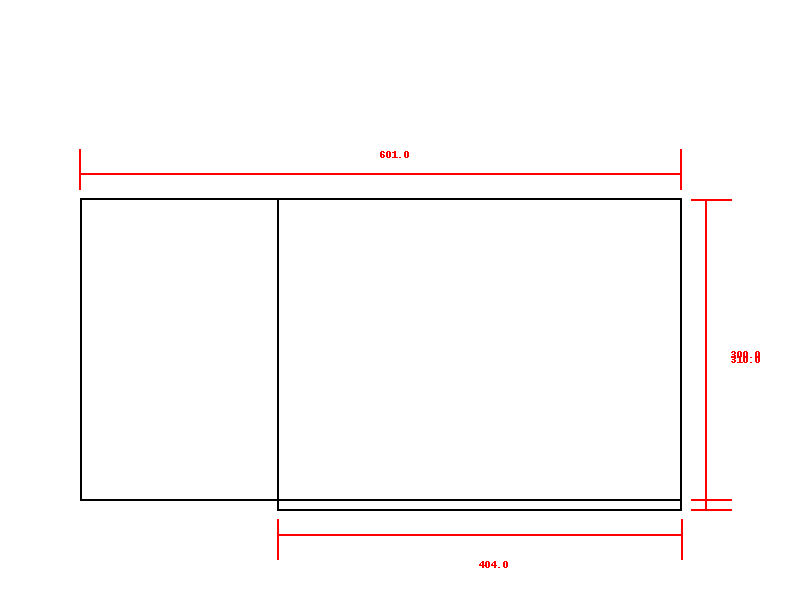
#> input picture machine vision/technical_drawing_sample0.png, 800 x 600 px
$ python -i math_func.py   (imports and definitions only)
#> lines starting #> are read from the running program, lines starting #| are printed output that depends on the picture; after the words box and inside, x2 and y2 are one past the last pixel; in counts of white or black regions, pixels touching at a corner belong together
#> further down, picture is the input picture: shape (600, 800, 3); mean B, G, R 250.4, 250.4, 252.3
import numpy as np
PI = np.pi
import cv2 as cv
from typing import Union, Optional, Tuple
import math

# Point functions
def distance_between_points(p1: tuple[int, int], p2: tuple[int, int]) -> float:
    """returns distance between two points"""
    return ((p1[0] - p2[0])**2 + (p1[1] - p2[1])**2)**0.5

def move_point(p: tuple[int, int], angle: float, distance: float) -> tuple[int, int]:
    """moves point p by distance in angle"""
    return (p[0] + distance * np.cos(angle), p[1] + distance * np.sin(angle))

# [8 lines left out: function rotate_point, not called in this run]

def vectorized_distance_between_points(p1: tuple[int, int], p2: tuple[int, int]) -> tuple[float, float]:
    return (p1[0] - p2[0], p1[1] - p2[1])

def get_midpoint(p1: tuple[int, int], p2: tuple[int, int]) -> tuple[int, int]:
    return ((p1[0] + p2[0]) // 2, (p1[1] + p2[1]) // 2)

# [5 lines left out: function get_normal, not called in this run]

# Line functions
class Line:
    """Line class"""
    def __init__(self,
                 start_or_line: Union['Line', Tuple[int, int]],
                 end: Optional[Tuple[int, int]] = None,
                 line_type: Optional[str] = None,
                 normal: Optional[float] = None):
        """create a line by pasing starting values or another line"""
        if isinstance(start_or_line, Line):
            # If a Line object is passed, copy its attributes
            self.start = start_or_line.start
            self.end = start_or_line.end
            self.midpoint = start_or_line.midpoint
            self.n_dist = start_or_line.n_dist
            self.line_type = start_or_line.line_type
            self.normal = start_or_line.normal
            self.len = start_or_line.len
        else:
            # If tuples for start and end points are passed
            self.start = start_or_line
            self.end = end
            self.midpoint = ((self.start[0] + self.end[0]) // 2, (self.start[1] + self.end[1]) // 2)
            self.n_dist = (self.end[0] - self.start[0], self.end[1] - self.start[1])
            self.line_type = line_type  # 'drawing' or 'measurement'
            self.len = distance_between_points(self.start, self.end)

            if normal is not None:
                self.normal = normal
            else:
                if abs(self.end[0] - self.start[0]) != 0:
                    self.normal = abs(self.end[1] - self.start[1]) / abs(self.end[0] - self.start[0])
                else:
                    self.normal = PI

    # [31 lines left out: functions update_values, nomral_rad, slope_and_intercept, not called in this run]

    def get(self) -> tuple[tuple[int, int], tuple[int, int], tuple[int, int], str, float]:
        """returns start, end, midpoint, line_type, normal"""
        return self.start, self.end, self.midpoint, self.line_type, self.normal

    # [25 lines left out: functions lerp, to_general_form, swap_ends, extend, not called in this run]

def distance_between_lines(line1: Line, line2: Line) -> float:
    """returns distance between two lines"""
    return distance_between_points(line1.midpoint, line2.midpoint)

def distance_between_lines_vectorized(line1: Line, line2: Line) -> tuple[float, float]:
    """returns vectorized distance between two lines"""
    return vectorized_distance_between_points(line1.midpoint, line2.midpoint)

# [261 lines left out: functions distance_between_lines_vectorized_normalized, correct_angles, reduce_lines, draw_line, check_point_in_box, infinite_line_intersection and 12 more, not called in this run]

def transform_cordinate_frame(cord: tuple[float, float], frame1: tuple[int, int], frame2: tuple[int, int]) -> tuple[int, int]:
    t_m = (frame1[0] / frame2[0], frame1[1] / frame2[1])
    return int(cord[0]*t_m[0]), int(cord[1]*t_m[1])

# [23 lines left out: functions lines_to_points, get_points_presence, not called in this run]

def get_line_presence(lines: list[Line], og_img: cv.typing.MatLike | tuple[int, int], res: tuple[int, int]) -> list[bool]:
    """returns an map with resolution res with the presence of lines"""

    if isinstance(og_img, cv.typing.MatLike):
        w, h = og_img.shape[:2]
    else:
        w, h = og_img

    presence = np.zeros((int(res[0]), int(res[1]), 1), dtype=np.float64)
    line_weigth = 256/lines.__len__()
    for line in lines:
        x1, y1 = transform_cordinate_frame(line.start, res, (w, h))
        x2, y2 = transform_cordinate_frame(line.end, res, (w, h))
        cv.line(presence, (x1, y1), (x2, y2), (line_weigth), 2)

    presence = cv.normalize(presence, None, 0, 255, cv.NORM_MINMAX, cv.CV_8U)
    return presence

# [30 lines left out: function scan_line_pixels, not called in this run]

def get_img_contrast(img: cv.typing.MatLike, ) -> cv.typing.MatLike:
    inv = 255 - img
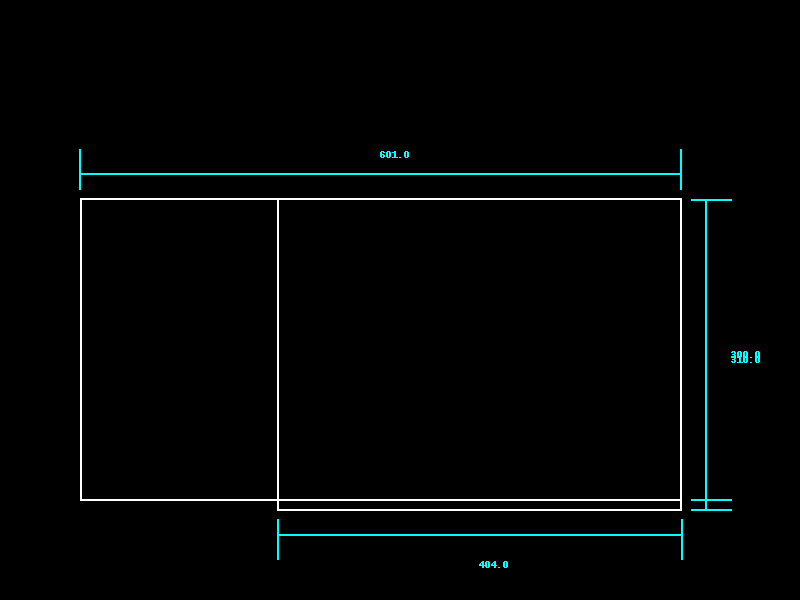
#> inv: shape (600, 800, 3); mean B, G, R 4.6, 4.6, 2.7
    blured = cv.GaussianBlur(inv, (9, 9), 1)
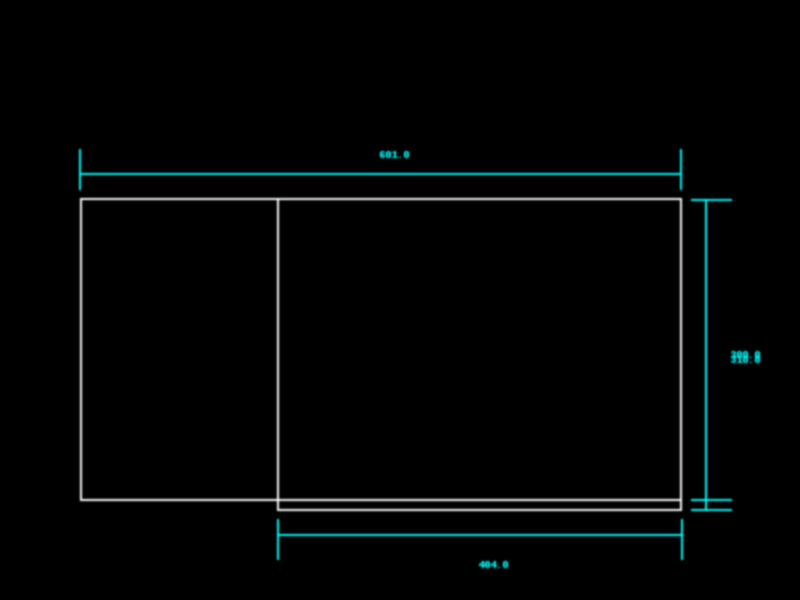
#> blured: shape (600, 800, 3); mean B, G, R 4.6, 4.6, 2.7
    inv_blured = 255 - blured
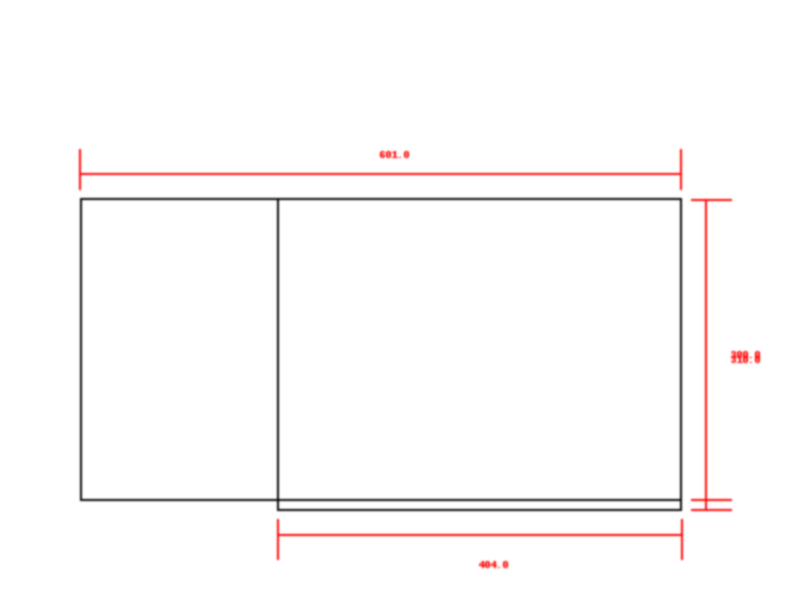
#> inv_blured: shape (600, 800, 3); mean B, G, R 250.4, 250.4, 252.3
    img = cv.divide(img, inv_blured, scale=256)
    mask = cv.inRange(img, 0, int(np.max(img)*0.975))
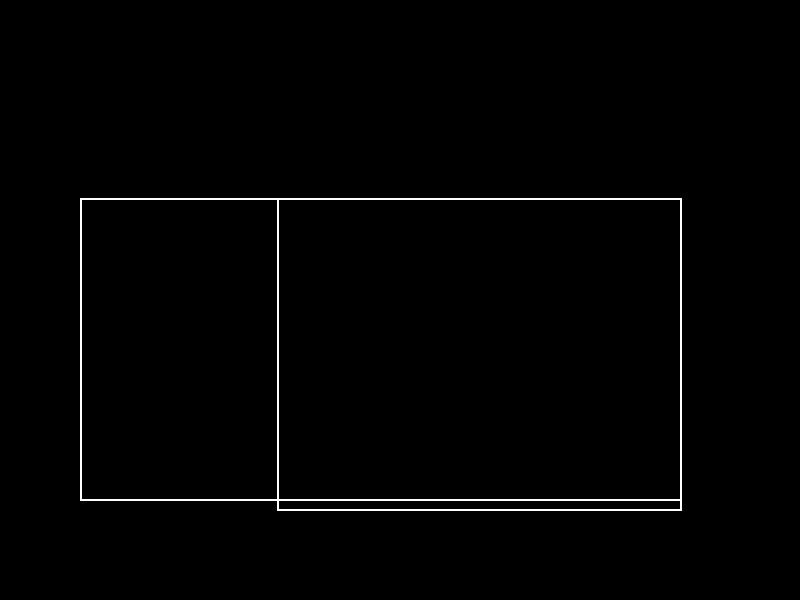
#> mask: shape (600, 800); 1.1% white in thin lines or dots, all inside (x1, y1, x2, y2) = (80, 198, 682, 511)
    return mask

# image complexity
def get_img_complexity(img: cv.typing.MatLike, ) -> cv.typing.MatLike:

    mask = get_img_contrast(img)
    lines = cv.HoughLinesP(mask, .25, np.pi/360, 2, minLineLength=10, maxLineGap=10)
#> lines = 97 rows, first 6: [376, 499, 604, 500], [606, 198, 628, 199], [80, 323, 81, 298], [278, 510, 278, 198], [680, 198, 681, 295], [80, 228, 81, 244]
    lines_ = []
    if lines is not None:
        for line in lines:
            x1, y1, x2, y2 = line[0]
            lines_.append(Line((x1, y1), (x2, y2), math.atan2(y2 - y1, x2 - x1)))
#> this loop made 97 passes
#> (x1, y1, x2, y2) on passes 1, 2, 3, 4, 5, 6, 7, 8, 10, 11, 12, 13: (376, 499, 604, 500), (606, 198, 628, 199), (80, 323, 81, 298), (278, 510, 278, 198), (680, 198, 681, 295), (80, 228, 81, 244), (369, 499, 372, 510), (351, 510, 579, 509), (653, 510, 656, 499), (313, 199, 338, 198), (277, 510, 277, 198), (80, 500, 81, 312)
#> (x1, y1, x2, y2) on passes 9, 30, 32, 36, 38, 53: (466, 510, 568, 510), (519, 499, 633, 499), (390, 500, 446, 500), (279, 509, 307, 509), (388, 509, 465, 509), (326, 199, 367, 199)
#> after the loop, lines_ = 97 items
    img_complexity = get_line_presence(lines_, img, (img.shape[0]/2, img.shape[1]/2))
#> in get_line_presence, `line_weigth = 256/lines.__len__()`: line_weigth = 2.64
#> the loop in get_line_presence, `for line in lines:` made 97 passes
#> (x1, y1, x2, y2) on passes 1 to 6: (188, 249, 302, 250), (303, 99, 314, 99), (40, 161, 40, 149), (139, 255, 139, 99), (340, 99, 340, 147), (40, 114, 40, 122)
#> after the loop in get_line_presence, `for line in lines:`:
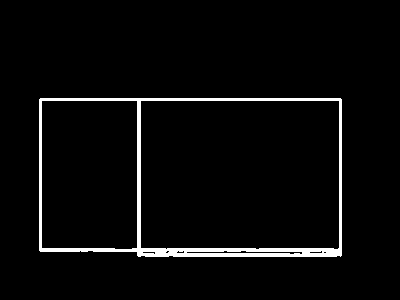
#> presence: shape (300, 400, 1) float64; values 0 (black) and 2.64 (white), 3.7% white; 1 white region, box (x1, y1, x2, y2) and area: (39, 98, 342, 257) 4399
    img_complexity = cv.GaussianBlur(img_complexity, (9, 9), 0)
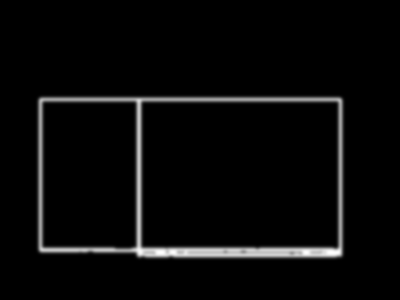
#> img_complexity: shape (300, 400); min 0, max 255, mean 9.3
    img_complexity = cv.inRange(img_complexity, int(np.max(img_complexity)*0.9), 255)
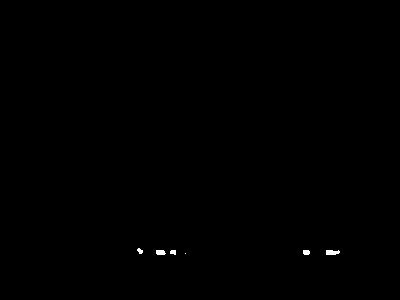
#> img_complexity: shape (300, 400); 0.15% white; 6 white regions (1 under 20 px), largest, box (x1, y1, x2, y2) and area: (326, 250, 340, 255) 59, (156, 250, 166, 255) 44, (303, 250, 310, 255) 32, (170, 250, 176, 255) 25, (137, 248, 143, 254) 24
    return img_complexity

# [134 lines left out: functions create_line_bbox, connected_components, check_lines_same, check_lines_same_list, get_grouped_lines, gen_line_points_from_equation and 3 more, not called in this run]

>>> import cv2
>>> picture = cv2.imread('technical_drawing_sample0.png')
>>> result = get_img_complexity(picture)

$ run again, on machine vision/technical_drawing_sample1.png
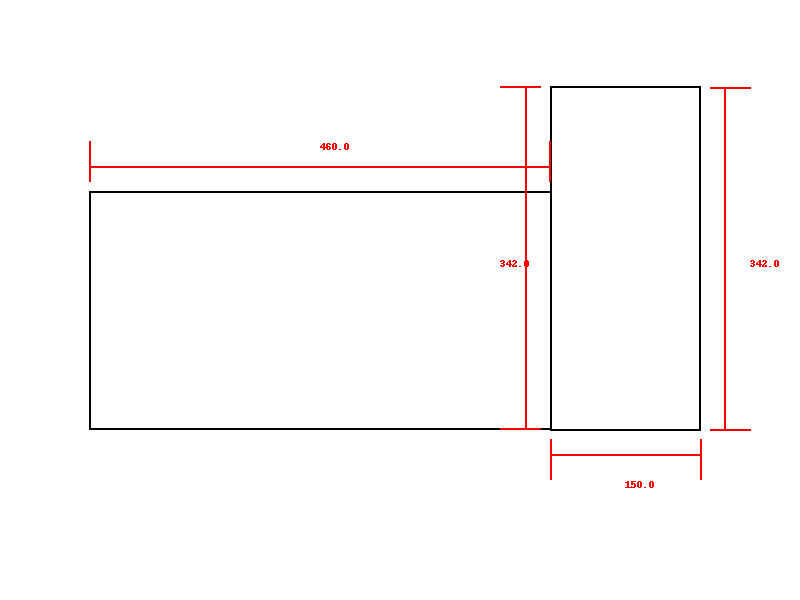
#> input picture machine vision/technical_drawing_sample1.png, 800 x 600 px
#> picture is the input picture: shape (600, 800, 3); mean B, G, R 250.9, 250.9, 252.8
#> in get_img_contrast, `mask = cv.inRange(img, 0, int(np.max(img)*0.975))`:
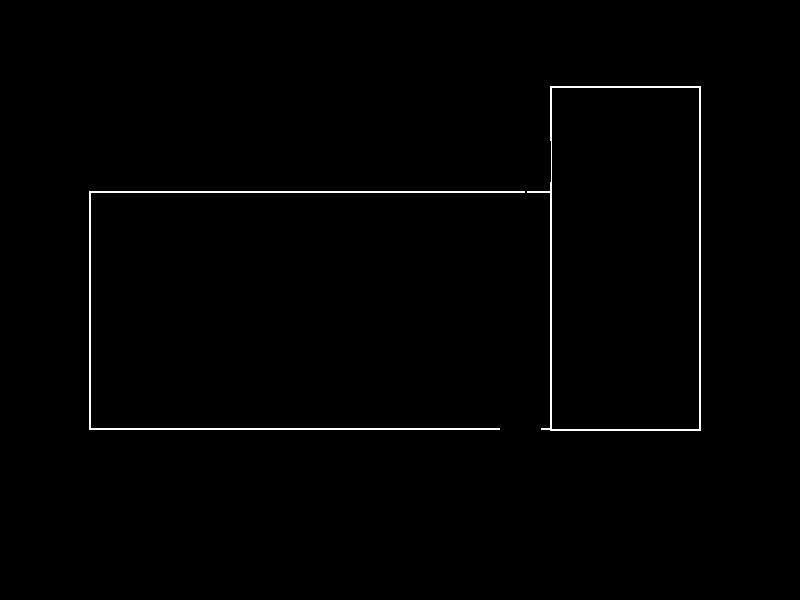
#> mask: shape (600, 800); 0.87% white in thin lines or dots, all inside (x1, y1, x2, y2) = (89, 86, 701, 431)
#> lines = 47 rows, first 6: [365, 191, 402, 192], [89, 429, 499, 429], [551, 430, 551, 86], [699, 430, 699, 86], [700, 430, 700, 86], [89, 428, 200, 428]
#> the loop in get_img_complexity, `for line in lines:` made 47 passes
#> (x1, y1, x2, y2) on passes 1, 3, 4, 5, 7, 8, 10: (365, 191, 402, 192), (551, 430, 551, 86), (699, 430, 699, 86), (700, 430, 700, 86), (454, 192, 486, 191), (550, 430, 550, 182), (91, 191, 204, 192)
#> after the loop in get_img_complexity, `for line in lines:`: lines_ = 47 items
#> line_weigth = 5.45
#> the loop in get_line_presence, `for line in lines:` made 47 passes
#> (x1, y1, x2, y2) on passes 1 to 8: (182, 95, 201, 96), (44, 214, 249, 214), (275, 215, 275, 43), (349, 215, 349, 43), (350, 215, 350, 43), (44, 214, 100, 214), (227, 96, 243, 95), (275, 215, 275, 91)
#> in get_img_complexity, `img_complexity = cv.GaussianBlur(img_complexity, (9, 9), 0)`:
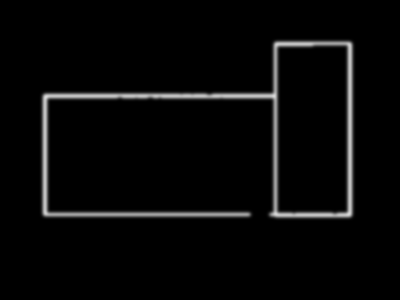
#> img_complexity: shape (300, 400); min 0, max 215, mean 8

$ run again, on machine vision/technical_drawing_sample2.png
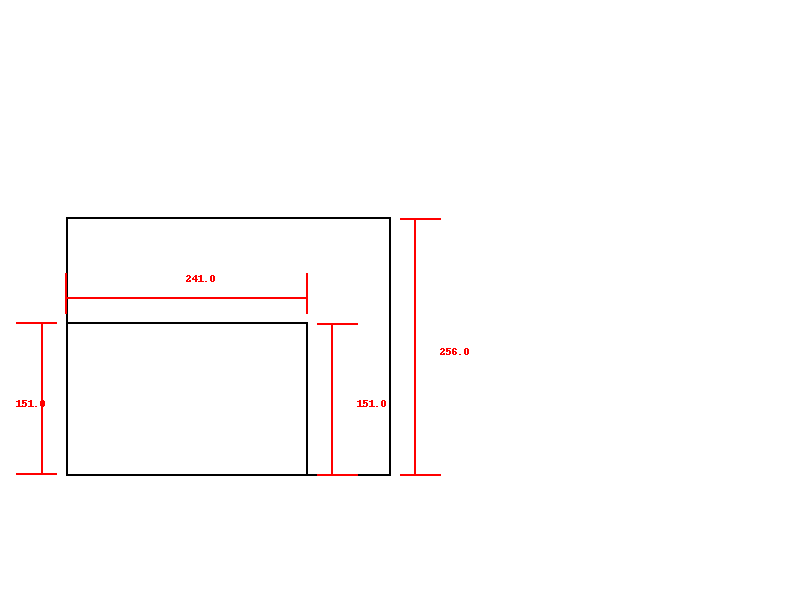
#> input picture machine vision/technical_drawing_sample2.png, 800 x 600 px
#> picture is the input picture: shape (600, 800, 3); mean B, G, R 252, 252, 253.4
#> in get_img_contrast, `mask = cv.inRange(img, 0, int(np.max(img)*0.975))`:
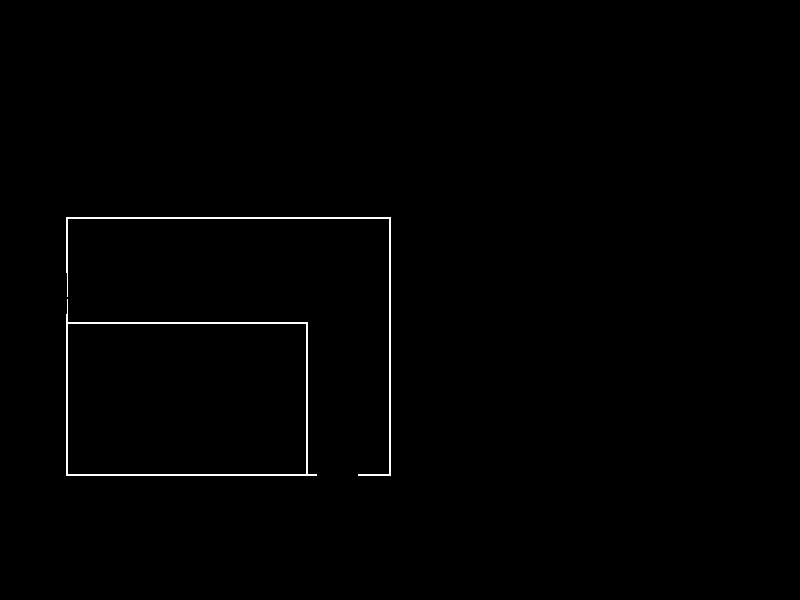
#> mask: shape (600, 800); 0.62% white in thin lines or dots, all inside (x1, y1, x2, y2) = (66, 217, 391, 476)
#> lines = 42 rows, first 6: [66, 217, 390, 217], [66, 218, 390, 218], [66, 349, 67, 273], [389, 328, 389, 219], [183, 322, 228, 323], [87, 475, 97, 474]
#> the loop in get_img_complexity, `for line in lines:` made 42 passes
#> (x1, y1, x2, y2) on passes 3 to 9: (66, 349, 67, 273), (389, 328, 389, 219), (183, 322, 228, 323), (87, 475, 97, 474), (306, 368, 307, 322), (168, 475, 205, 474), (390, 475, 390, 219)
#> after the loop in get_img_complexity, `for line in lines:`: lines_ = 42 items
#> line_weigth = 6.1
#> the loop in get_line_presence, `for line in lines:` made 42 passes
#> (x1, y1, x2, y2) on passes 1 to 8: (33, 108, 195, 108), (33, 109, 195, 109), (33, 174, 33, 136), (194, 164, 194, 109), (91, 161, 114, 161), (43, 237, 48, 237), (153, 184, 153, 161), (84, 237, 102, 237)
#> in get_img_complexity, `img_complexity = cv.GaussianBlur(img_complexity, (9, 9), 0)`:
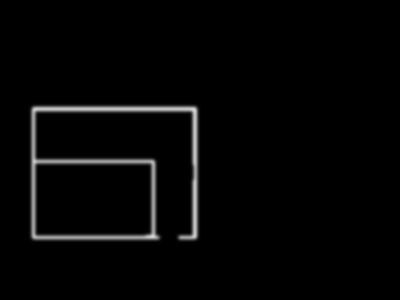
#> img_complexity: shape (300, 400); min 0, max 215, mean 5.4

$ run again, on machine vision/technical_drawing_sample3.png
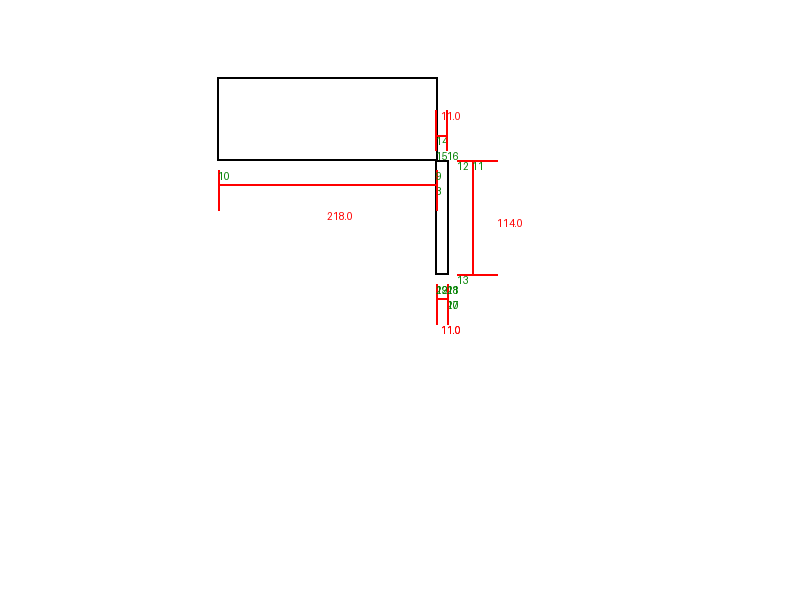
#> input picture machine vision/technical_drawing_sample3.png, 800 x 600 px
#> picture is the input picture: shape (600, 800, 3); mean B, G, R 253.2, 253.3, 254
#> mask: shape (600, 800); 0.34% white in thin lines or dots, all inside (x1, y1, x2, y2) = (217, 77, 449, 275)
#> lines = 17 rows, first 6: [435, 274, 436, 151], [447, 274, 447, 160], [218, 160, 437, 159], [355, 160, 448, 160], [217, 77, 437, 77], [436, 274, 436, 211]
#> the loop in get_img_complexity, `for line in lines:` made 17 passes
#> (x1, y1, x2, y2) on passes 1, 2, 3, 6, 7, 11, 12: (435, 274, 436, 151), (447, 274, 447, 160), (218, 160, 437, 159), (436, 274, 436, 211), (448, 274, 448, 161), (436, 85, 437, 122), (217, 160, 218, 79)
#> after the loop in get_img_complexity, `for line in lines:`: lines_ = 17 items
#> line_weigth = 15.06
#> the loop in get_line_presence, `for line in lines:` made 17 passes
#> (x1, y1, x2, y2) on passes 1 to 8: (217, 137, 218, 75), (223, 137, 223, 80), (109, 80, 218, 79), (177, 80, 224, 80), (108, 38, 218, 38), (218, 137, 218, 105), (224, 137, 224, 80), (108, 39, 218, 39)
#> in get_img_complexity, `img_complexity = cv.GaussianBlur(img_complexity, (9, 9), 0)`:
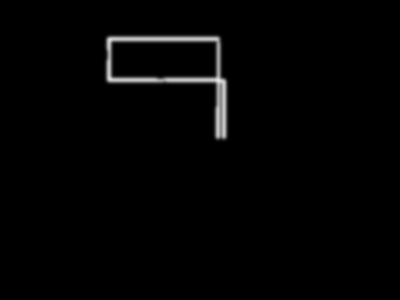
#> img_complexity: shape (300, 400); min 0, max 230, mean 3.4
